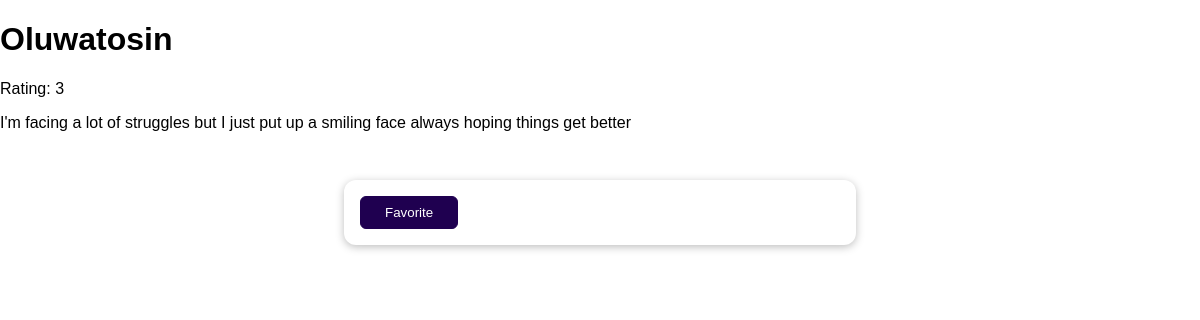
/reviews/1, run on the app's committed database.
### reviews/models.py (models this page shows)
class Review(models.Model):
    user_name = models.CharField(max_length=200)
    review_text = models.TextField()
    rating = models.IntegerField()

### reviews/views.py (the view)
# urls.py: path("reviews/<int:pk>",views.SingleReviewView.as_view(), name="review_detail")
class SingleReviewView(DetailView):
    template_name = "reviews/review_detail.html"
    model = Review
    def get_context_data(self, **kwargs) -> dict[str, Any]:
        context = super().get_context_data(**kwargs)
        loaded_review = self.object.id  #The loaded detail
        favorite_id = self.request.session.get("favorite_review") # This is the favorite review that gets activated when that button is clicked that sends a POST request with that ID of what it loaded
        context["is_favorite"] = str(loaded_review) == favorite_id
        return context

### reviews/templates/reviews/review_detail.html (shortened to what this page needs)
{% extends "reviews/base.html" %}
{% block content %}
    <h1>{{review.user_name}}</h1>
    <p>Rating: {{review.rating}}</p>
    <p>{{review.review_text}}</p>
    {% if is_favorite %}
    <p>This is my favorite!</p>
    {% else %}
    <form action="/reviews/favorite" method="POST">
         <button>Favorite</button>
    </form>
    {% endif %}
{% endblock content %}

### reviews/static/reviews/styles.css (style rules this page uses)
body { font-family: sans-serif; margin: 0; }
form { margin: 3rem auto; width: 90%; max-width: 30rem; padding: 1rem; border-radius: 12px; background-color: white; box-shadow: 0 2px 8px rgba(0, 0, 0, 0.26); }
button { cursor: pointer; padding: 0.5rem 1.5rem; border-radius: 6px; background-color: #1f0050; color: white; border: 1px solid #1f0050; }

### data on the page
Review: user_name "Oluwatosin", rating "3", review_text "I'm facing a lot of struggles but I just put up a smiling face always hoping things get better"
